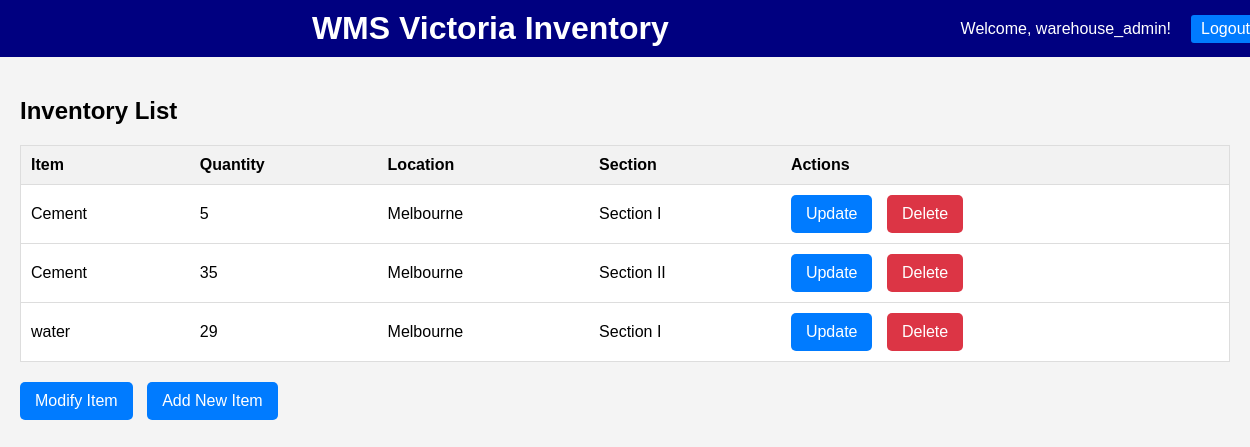
Screenshot of /inventory/ (signed in) with the database file from the repository.
### inventory/models.py (models this page shows, shortened)
class Inventory(models.Model):
    LOCATION_CHOICES = [
        ('Melbourne', 'Melbourne'),
        ('Kilmore', 'Kilmore'),
        ('Stawell', 'Stawell'),
        ('Shepparton', 'Shepparton'),
        ('Hamilton', 'Hamilton'),
    ]
    SECTION_CHOICES = [
        ('Section I', 'Section I'),
        ('Section II', 'Section II'),
        ('Section III', 'Section III'),
        ('Section IV', 'Section IV'),
        ('Section V', 'Section V'),
    ]
    item = models.ForeignKey(Item, on_delete=models.CASCADE)
    quantity = models.PositiveIntegerField()
    location = models.CharField(max_length=20, choices=LOCATION_CHOICES)
    section = models.CharField(max_length=20, choices=SECTION_CHOICES, default='Section I')
    replenishment_threshold = models.PositiveIntegerField(default=10)

class Item(models.Model):
    name = models.CharField(max_length=100)
    sku = models.CharField(max_length=100, unique=True)
    description = models.TextField(default="No description provided")

### inventory/views.py (the view)
# urls.py: path('', views.inventory_list, name='inventory_list'),  # Ensure this matches the intended URL
@login_required
def inventory_list(request):
    inventory_items = Inventory.objects.all()
    is_manager = request.user.groups.filter(name='warehouse_managers').exists()
    is_staff = request.user.groups.filter(name='warehouse_staff').exists()
    context = {
        'inventory_items': inventory_items,
        'is_manager': is_manager,
        'is_staff': is_staff,
    }
    return render(request, 'inventory/inventory_list.html', context)

### templates/inventory/inventory_list.html (shortened to what this page needs)
<!DOCTYPE html>
<html lang="en">
<head>
</head>
<body>
    <div id="header">
        <h1>WMS Victoria Inventory</h1>
        <div id="user-info">
            <span>Welcome, {{ user.username }}!</span>
            <a href="{% url 'logout' %}" class="button">Logout</a>
        </div>
    </div>
    <div class="container">
        <h2>Inventory List</h2>
        <table>
            <thead>
                <tr>
                    <th>Item</th>
                    <th>Quantity</th>
                    <th>Location</th>
                    <th>Section</th>
                    <th>Actions</th>
                </tr>
            </thead>
            <tbody>
                {% for inventory in inventory_items %}
                <tr>
                    <td>{{ inventory.item.name }}</td>
                    <td>{{ inventory.quantity }}</td>
                    <td>{{ inventory.location }}</td>
                    <td>{{ inventory.section }}</td>
                    <td class="actions">
                        <a href="{% url 'inventory_update' inventory.pk %}" class="button">Update</a>
                        <a href="{% url 'inventory_delete' inventory.pk %}" class="button button-delete">Delete</a>
                    </td>
                </tr>
                {% endfor %}
            </tbody>
        </table>
        <a href="{% url 'modify_item' %}" class="button">Modify Item</a>
        <a href="{% url 'add_item' %}" class="button">Add New Item</a>
    </div>
</body>
</html>

### templates/inventory/inventory_list.html (style rules this page uses)
body { font-family: Arial, sans-serif; margin: 0; padding: 0; background-color: #f4f4f4; }
#header { background-color: navy; color: white; padding: 10px 20px; display: flex; align-items: center; position: relative; width: 100%; }
#header h1 { margin: 0; flex: 1; text-align: center; }
#header a { color: white; text-decoration: none; padding: 5px 10px; margin-left: 10px; border-radius: 3px; }
#user-info { margin-left: auto; display: flex; align-items: center; }
#user-info span { margin-right: 10px; }
.container { padding: 20px; }
table { width: 100%; border-collapse: collapse; margin-bottom: 20px; background-color: #fff; border: 1px solid #ddd; }
th, td { padding: 10px; text-align: left; border-bottom: 1px solid #ddd; }
th { background-color: #f2f2f2; }
a.button { display: inline-block; background-color: #007bff; color: white; padding: 10px 15px; text-decoration: none; border-radius: 5px; margin-right: 10px; }
a.button-delete { background-color: #dc3545; }
.actions a { margin-right: 10px; }

### rows the page displays
Inventory: item.name "Cement", quantity "5", location "Melbourne", section "Section I"
Inventory: item.name "Cement", quantity "35", location "Melbourne", section "Section II"
Inventory: item.name "water", quantity "29", location "Melbourne", section "Section I"

### other values shown
{{ user.username }} "warehouse_admin"
